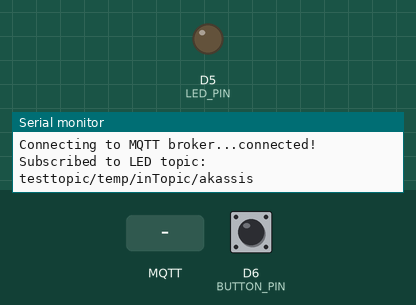
Simulated run of this program. Board: ESP8266 (NodeMCU). Parts: output pins drawn as LEDs (lit = HIGH), the last lines printed to the serial monitor. Inputs (shaded band) come from the test bench; at power-on: D6 (BUTTON_PIN) HIGH. WiFi joins after 1.5 s; servers stay silent unless stated; random numbers use the default seed unless the program sets one; no MQTT or app messages arrive unless stated.

Above: at 3.7 s.
3.8 s: MQTT message "1" arrives on the first subscribed topic
At 4.6 s:
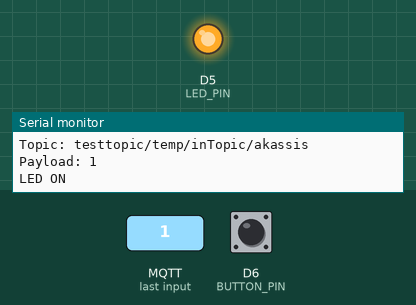
6.9 s: MQTT message "0" arrives on the first subscribed topic
At 8.2 s:
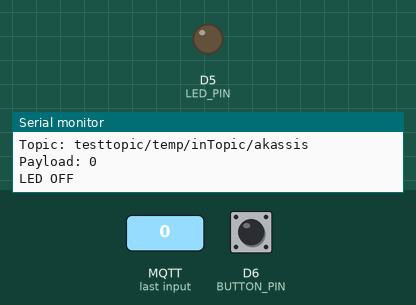
Timing chart, 0 to 9.9 s (numbered marks = the images above; inputs shaded):
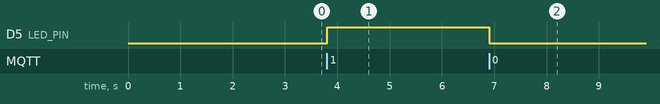

Measured:
- after the input at 3.8 s, D5 (LED_PIN): LOW → HIGH at once
- after the input at 6.9 s, D5 (LED_PIN): HIGH → LOW at once

The program:

main.cpp
```cpp
#include <Arduino.h>
#include <ESP8266WiFi.h>
#include <WiFiClientSecureBearSSL.h>
#include <PubSubClient.h>

// --------------------------------------------------
// WIFI
// --------------------------------------------------

const char* WIFI_SSID =
    "Samsung Galaxy A10e 8801";

const char* WIFI_PASSWORD =
    "0pp0pp0pp";

// --------------------------------------------------
// MQTT BROKER
// --------------------------------------------------

const char* MQTT_BROKER =
    "broker.mqttdashboard.com";

const int MQTT_PORT = 8883;

// --------------------------------------------------
// MQTT TOPICS
// --------------------------------------------------

// Potentiometer publishes here
const char* POT_TOPIC =
    "testtopic/temp/outTopic/akassis/pot";

// Button publishes here
const char* BUTTON_TOPIC =
    "ee470/emanuel/led";

// ESP subscribes here for LED commands
const char* LED_TOPIC =
    "testtopic/temp/inTopic/akassis";

// --------------------------------------------------
// HARDWARE
// --------------------------------------------------

#define POT_PIN A0
#define LED_PIN D5
#define BUTTON_PIN D6

// --------------------------------------------------
// MQTT OBJECTS
// --------------------------------------------------

BearSSL::WiFiClientSecure secureClient;

PubSubClient mqttClient(secureClient);

// --------------------------------------------------
// POTENTIOMETER TIMING
// --------------------------------------------------

const unsigned long POT_PUBLISH_INTERVAL =
    15000;

unsigned long lastPotPublishTime = 0;

// --------------------------------------------------
// BUTTON TIMING
// --------------------------------------------------

bool previousButtonState = HIGH;

bool buttonEventActive = false;

unsigned long buttonPressTime = 0;

const unsigned long BUTTON_RESET_TIME =
    5000;

// --------------------------------------------------
// BUTTON DEBOUNCE
// --------------------------------------------------

unsigned long lastButtonEvent = 0;

const unsigned long DEBOUNCE_TIME =
    250;

// --------------------------------------------------
// FUNCTION PROTOTYPES
// --------------------------------------------------

void connectWiFi();

void connectMQTT();

void mqttCallback(
    char* topic,
    byte* payload,
    unsigned int length
);

void publishPotentiometer();

void checkButton();

void publishButtonValue(
    const char* value
);

// --------------------------------------------------
// SETUP
// --------------------------------------------------

void setup() {

    Serial.begin(115200);

    delay(1000);

    pinMode(
        LED_PIN,
        OUTPUT
    );

    pinMode(
        BUTTON_PIN,
        INPUT_PULLUP
    );

    digitalWrite(
        LED_PIN,
        LOW
    );

    Serial.println();

    Serial.println(
        "EE 470 MQTT System"
    );

    Serial.println(
        "------------------"
    );

    Serial.println();

    connectWiFi();

    // TLS encryption without certificate verification
    secureClient.setInsecure();

    mqttClient.setServer(
        MQTT_BROKER,
        MQTT_PORT
    );

    mqttClient.setCallback(
        mqttCallback
    );

    connectMQTT();
}

// --------------------------------------------------
// MAIN LOOP
// --------------------------------------------------

void loop() {

    // --------------------------------------------------
    // WIFI RECONNECT
    // --------------------------------------------------

    if (
        WiFi.status()
        != WL_CONNECTED
    ) {

        connectWiFi();
    }

    // --------------------------------------------------
    // MQTT RECONNECT
    // --------------------------------------------------

    if (
        !mqttClient.connected()
    ) {

        connectMQTT();
    }

    // --------------------------------------------------
    // KEEP MQTT CONNECTION ACTIVE
    // --------------------------------------------------

    mqttClient.loop();

    // --------------------------------------------------
    // CHECK PHYSICAL BUTTON
    // --------------------------------------------------

    checkButton();

    // --------------------------------------------------
    // PUBLISH POTENTIOMETER EVERY 15 SECONDS
    // --------------------------------------------------

    if (
        millis() - lastPotPublishTime
        >= POT_PUBLISH_INTERVAL
    ) {

        lastPotPublishTime =
            millis();

        publishPotentiometer();
    }
}

// --------------------------------------------------
// CONNECT TO WIFI
// --------------------------------------------------

void connectWiFi() {

    Serial.println();

    Serial.print(
        "Connecting to WiFi"
    );

    WiFi.begin(
        WIFI_SSID,
        WIFI_PASSWORD
    );

    while (
        WiFi.status()
        != WL_CONNECTED
    ) {

        delay(500);

        Serial.print(".");
    }

    Serial.println();

    Serial.println(
        "WiFi connected!"
    );

    Serial.print(
        "IP Address: "
    );

    Serial.println(
        WiFi.localIP()
    );

    Serial.print(
        "RSSI: "
    );

    Serial.print(
        WiFi.RSSI()
    );

    Serial.println(
        " dBm"
    );
}

// --------------------------------------------------
// CONNECT TO MQTT BROKER
// --------------------------------------------------

void connectMQTT() {

    while (
        !mqttClient.connected()
    ) {

        Serial.println();

        Serial.print(
            "Connecting to MQTT broker..."
        );

        // Create unique client ID
        String clientId =
            "ESP8266-AK-";

        clientId +=
            String(
                random(0xffff),
                HEX
            );

        if (
            mqttClient.connect(
                clientId.c_str()
            )
        ) {

            Serial.println(
                "connected!"
            );

            // Subscribe to LED command topic
            bool subscribed =
                mqttClient.subscribe(
                    LED_TOPIC
                );

            if (subscribed) {

                Serial.print(
                    "Subscribed to LED topic: "
                );

                Serial.println(
                    LED_TOPIC
                );

            } else {

                Serial.println(
                    "LED topic subscription failed!"
                );
            }

        } else {

            Serial.print(
                "MQTT connection failed. State = "
            );

            Serial.println(
                mqttClient.state()
            );

            Serial.println(
                "Retrying in 5 seconds..."
            );

            delay(5000);
        }
    }
}

// --------------------------------------------------
// MQTT CALLBACK
// --------------------------------------------------

void mqttCallback(
    char* topic,
    byte* payload,
    unsigned int length
) {

    Serial.println();

    Serial.println(
        "MQTT MESSAGE RECEIVED"
    );

    Serial.println(
        "---------------------"
    );

    Serial.print(
        "Topic: "
    );

    Serial.println(
        topic
    );

    String message = "";

    for (
        unsigned int i = 0;
        i < length;
        i++
    ) {

        message +=
            (char)payload[i];
    }

    Serial.print(
        "Payload: "
    );

    Serial.println(
        message
    );

    // --------------------------------------------------
    // LED CONTROL
    // --------------------------------------------------

    if (
        String(topic)
        == LED_TOPIC
    ) {

        if (
            message == "1"
        ) {

            digitalWrite(
                LED_PIN,
                HIGH
            );

            Serial.println(
                "LED ON"
            );
        }

        else if (
            message == "0"
        ) {

            digitalWrite(
                LED_PIN,
                LOW
            );

            Serial.println(
                "LED OFF"
            );
        }

        else {

            Serial.println(
                "Unknown LED command."
            );
        }
    }
}

// --------------------------------------------------
// PUBLISH POTENTIOMETER
// --------------------------------------------------

void publishPotentiometer() {

    int rawValue =
        analogRead(
            POT_PIN
        );

    float voltage =
        rawValue *
        (3.3 / 1023.0);

    char payload[16];

    dtostrf(
        voltage,
        1,
        3,
        payload
    );

    Serial.println();

    Serial.println(
        "Publishing Potentiometer"
    );

    Serial.println(
        "------------------------"
    );

    Serial.print(
        "Raw Value: "
    );

    Serial.println(
        rawValue
    );

    Serial.print(
        "Voltage: "
    );

    Serial.print(
        voltage,
        3
    );

    Serial.println(
        " V"
    );

    Serial.print(
        "Topic: "
    );

    Serial.println(
        POT_TOPIC
    );

    Serial.print(
        "Payload: "
    );

    Serial.println(
        payload
    );

    bool success =
        mqttClient.publish(
            POT_TOPIC,
            payload
        );

    if (success) {

        Serial.println(
            "Potentiometer publish successful!"
        );

    } else {

        Serial.println(
            "Potentiometer publish failed!"
        );
    }
}

// --------------------------------------------------
// CHECK PHYSICAL BUTTON
// --------------------------------------------------

void checkButton() {

    bool currentButtonState =
        digitalRead(
            BUTTON_PIN
        );

    // --------------------------------------------------
    // NEW BUTTON PRESS
    // --------------------------------------------------

    if (
        currentButtonState == LOW &&
        previousButtonState == HIGH &&
        millis() - lastButtonEvent
            > DEBOUNCE_TIME
    ) {

        lastButtonEvent =
            millis();

        Serial.println();

        Serial.println(
            "BUTTON PRESSED"
        );

        // Publish 1 immediately
        publishButtonValue(
            "1"
        );

        // Start 5 second timer
        buttonPressTime =
            millis();

        buttonEventActive =
            true;
    }

    previousButtonState =
        currentButtonState;

    // --------------------------------------------------
    // AFTER 5 SECONDS, PUBLISH 0
    // --------------------------------------------------

    if (
        buttonEventActive &&
        millis() - buttonPressTime
            >= BUTTON_RESET_TIME
    ) {

        Serial.println();

        Serial.println(
            "5 seconds elapsed."
        );

        publishButtonValue(
            "0"
        );

        buttonEventActive =
            false;
    }
}

// --------------------------------------------------
// PUBLISH BUTTON VALUE
// --------------------------------------------------

void publishButtonValue(
    const char* value
) {

    Serial.println();

    Serial.println(
        "Publishing Button"
    );

    Serial.println(
        "-----------------"
    );

    Serial.print(
        "Button Value: "
    );

    Serial.println(
        value
    );

    Serial.print(
        "Topic: "
    );

    Serial.println(
        BUTTON_TOPIC
    );

    bool success =
        mqttClient.publish(
            BUTTON_TOPIC,
            value
        );

    if (success) {

        Serial.println(
            "Button publish successful!"
        );

    } else {

        Serial.println(
            "Button publish failed!"
        );
    }
}
```
